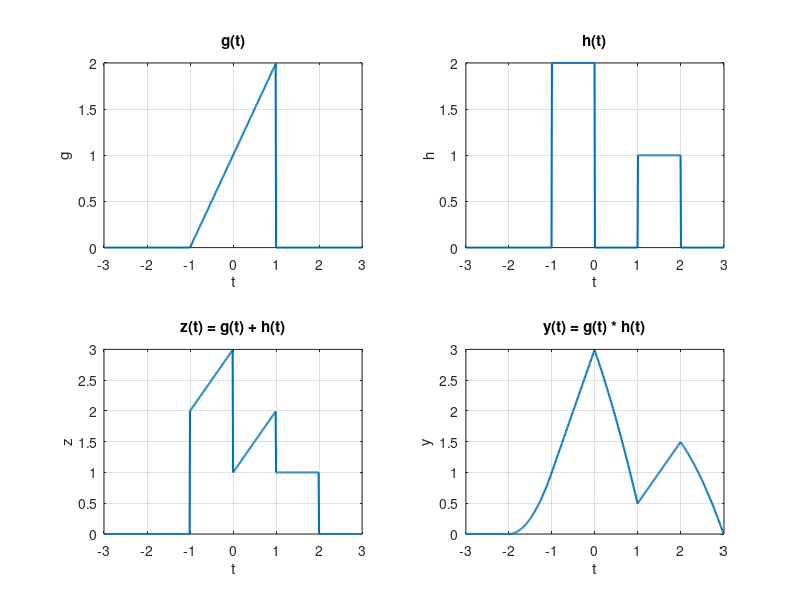

MATLAB code for this plot:
clc
close
clear

% Define the time range for the continuous signals
t = -3:0.01:3; % From -3 to 3 with a step of 0.01
% Define the unit step function
u = @(x) double(x >= 0); % u(t) = 1 for t >= 0, otherwise is 0

% Define g(t)
g1 = (t + 1) .* u(t + 1); % (t + 1)u(t + 1)
g2 = (t - 1) .* u(t - 1); % (t - 1)u(t - 1)
g3 = 2 .* u(t - 1); % 2u(t - 1)
g = g1 - g2 - g3; % g(t)

% Define h(t)
h1 = 2 .* u(t + 1); % 2u(t + 1)
h2 = 2 .* u(t); % -2u(t)
h3 = u(t - 1); % u(t - 1)
h4 = u(t - 2); % -u(t - 2)
h = h1 - h2 + h3 - h4; % h(t)

% Compute z(t)
z = g + h;
% Perform the convolution of g(t) and h(t)
% Scale the result to match the time step
y = conv(g, h, 'same') * (t(2) - t(1));
% Define the time vector for the convolution result
t_conv = t(1) + (0:length(y)-1) * (t(2) - t(1));

% Create the subplot figure
figure;
% Plot g(t)
subplot(2, 2, 1); % First subplot
plot(t, g, 'LineWidth', 1.5);
grid on;
xlabel('t');
ylabel('g');
title('g(t)');
% Plot h(t)
subplot(2, 2, 2); % Second subplot
plot(t, h, 'LineWidth', 1.5);
grid on;
xlabel('t');
ylabel('h');
title('h(t)');
% Plot z(t) = g(t) + h(t)
subplot(2, 2, 3); % Third subplot
plot(t, z, 'LineWidth', 1.5);
grid on;
xlabel('t');
ylabel('z');
title('z(t) = g(t) + h(t)');
% Plot y(t) = g(t) * h(t)
subplot(2, 2, 4); % Fourth subplot
plot(t_conv, y, 'LineWidth', 1.5);
grid on;
xlabel('t');
ylabel('y');
title('y(t) = g(t) * h(t)');